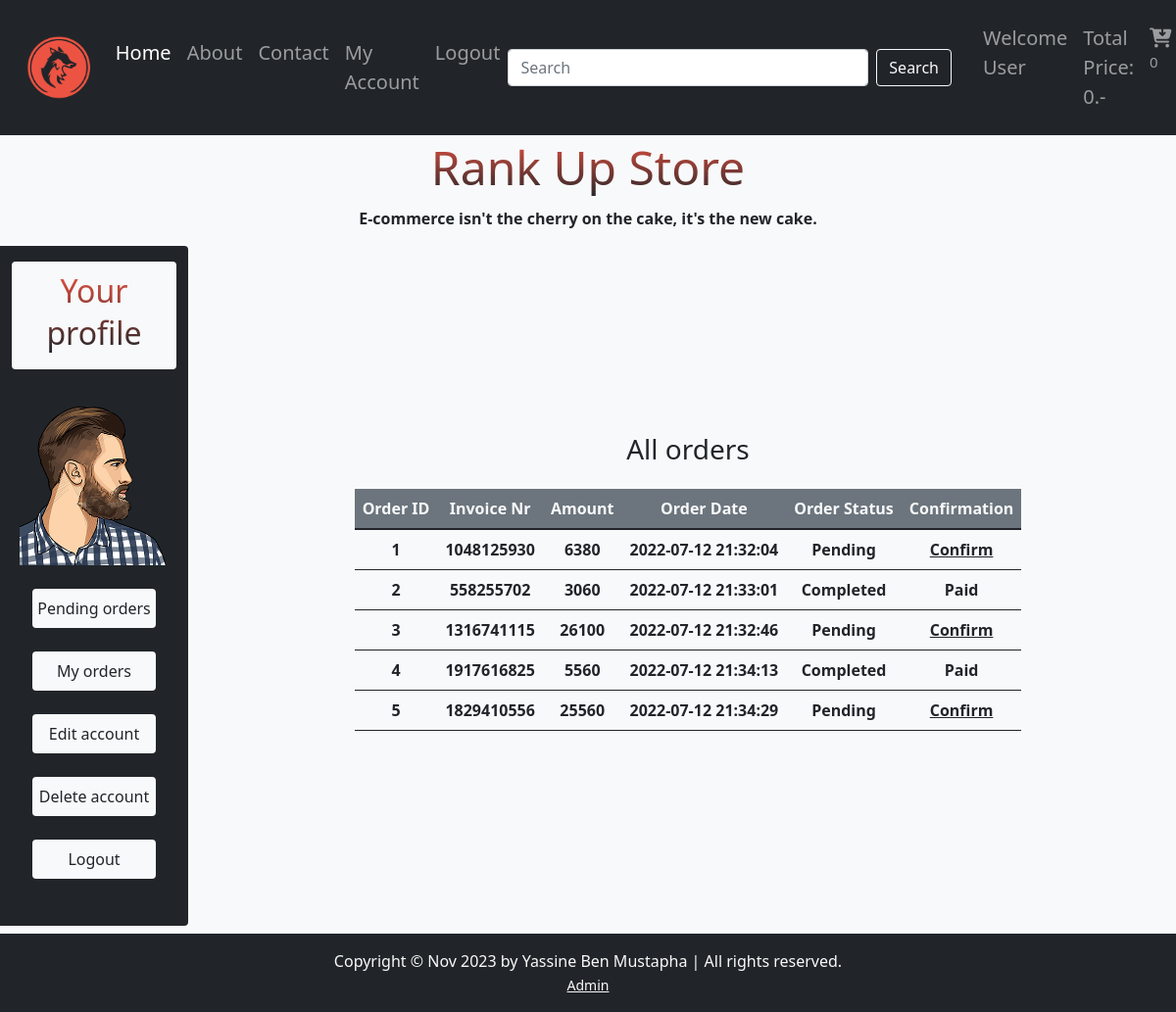
Page /user/profile.php?my_orders (signed in) on the committed database.
### tables this page shows
CREATE TABLE `users` (
  `user_id` int(11) NOT NULL,
  `user_name` varchar(255) NOT NULL,
  `user_email` text NOT NULL,
  `user_password` varchar(255) NOT NULL,
  `user_img` varchar(255) NOT NULL,
  `user_address` varchar(255) NOT NULL,
  `user_phone` int(11) NOT NULL,
  `ip_address` varchar(255) NOT NULL
);

CREATE TABLE `orders` (
  `order_id` int(11) NOT NULL,
  `user_id` int(11) NOT NULL,
  `amount` decimal(10,0) NOT NULL,
  `invoice_nr` int(11) NOT NULL,
  `total_products` int(11) NOT NULL,
  `order_date` timestamp NOT NULL DEFAULT current_timestamp() ON UPDATE current_timestamp(),
  `order_status` varchar(255) NOT NULL
);

### user/my_orders.php (the view)
<?php
   $username=$_SESSION['username'];
   $get_user="SELECT * FROM `users` WHERE user_name='$username'";
   $result=mysqli_query($con,$get_user);
   $row_fetch=mysqli_fetch_assoc($result);
   $user_id=$row_fetch['user_id'];
   ?>
   <h3>All orders</h3>
   <div class="table-responsive">
   <table class="table tabled-bordered border-dark mt-3 table-responsive">
      <thead class="bg-secondary text-light">
         <tr class="text-center">
            <th>Order ID</th>
            <th>Invoice Nr</th>
            <th>Amount</th>
            <th>Order Date</th>
            <th>Order Status</th>
            <th>Confirmation</th>
         </tr>
      </thead>
      <tbody class="fw-bold">
            <?php
            $get_details="SELECT * FROM `orders` WHERE user_id=$user_id";
            $result_details=mysqli_query($con,$get_details);
            while($row_order=mysqli_fetch_assoc($result_details)){
               $order_id=$row_order['order_id'];
               $amount=$row_order['amount'];
               $invoice_nr=$row_order['invoice_nr'];
               $order_date=$row_order['order_date'];
               $order_status=$row_order['order_status'];
               if($order_status=='pending'){
                  $order_status='Pending';
               }else{
                  $order_status='Completed';
               }
               echo "<tr class='text-center'>
                        <td>$order_id</td>
                        <td>$invoice_nr</td>
                        <td>$amount</td>
                        <td>$order_date</td>
                        <td>$order_status</td>";
                        ?>
                        <?php
                        if($order_status=='Completed'){
                           echo "<td>Paid</td>";
                        }else{
                           echo "<td><a href='confirm_payment.php?order_id=$order_id' class='text-dark'>Confirm</a></td>
                              </tr>";
                        }
            }
            ?>
      </tbody>
   </table>
   </div>

### user/profile.php (shortened to what this page needs)
<?php
include('../functions/functions.php');
include('../includes/header.php');
?>
<body>
   <div class="container-fluid text-light p-0">
      <nav class="navbar navbar-expand-lg navbar-dark bg-dark fs-5 text-light">
         <div class="container-fluid ms-2">
            <img src="../images/Rank Up Logo.png" alt="Rank Up Store Logo Without Title" class="logo">
            <div class="collapse navbar-collapse" id="navbarSupportedContent">
               <ul class="navbar-nav me-auto mb-2 mb-lg-0 ms-2">
                  <li class="nav-item">
                     <a class="nav-link active" aria-current="page" href="../index.php">Home</a>
                  </li>
                  <li class="nav-item">
                     <a class="nav-link" href="#">About</a>
                  </li>
                  <li class="nav-item">
                     <a class="nav-link" href="#">Contact</a>
                  </li>
                  <li class="nav-item">
                     <a class="nav-link" href="profile.php">My Account</a>
                  </li>
                  <?php
                     if(!isset($_SESSION['username'])){
                        echo "<li class='nav-item'>
                                 <a class='nav-link' href='user_login.php'>Login</a>
                              </li>";
                     }else{
                        echo "<li class='nav-item'>
                              <a class='nav-link' href='logout.php'>Logout</a>
                              </li>";
                     }
                  ?>
               </ul>
               <form class="d-flex mx-auto col-lg-5" action="../index.php" method="get">
                  <input class="form-control me-2" type="search" placeholder="Search" aria-label="Search" name="search_data">
                  <input type="submit" value="Search" class="btn btn-outline-light" name="product_data">
               </form>
               <nav class="navbar navbar-expand-lg navbar-dark bg-dark mx-4 fs-5">
                  <ul class="navbar-nav me-auto">
                  <?php
                     if(!isset($_SESSION['username'])){
                     echo "<li class='nav-item'>
                              <a class='nav-link' href='#'>Welcome Guest</a>
                           </li>";
                     }else{
                        echo "<li class='nav-item'>
                              <a class='nav-link' href='#'>Welcome ".$_SESSION['username']."</a>
                              </li>";
                     }
                  ?>
                     <li class="nav-item">
                        <a class="nav-link" href="#">Total Price: <?php cart_price(); ?>.-</a>
                     </li>
                     <li class="nav-item">
                        <a class="nav-link" href="../cart.php"><i class="fa-solid fa-cart-arrow-down"></i><sup><?php cart_item(); ?></sup></a>
                     </li>
                  </ul>
               </nav>
            </div>
         </div>
      </nav>
      <div class="text-dark fw-bold">
         <h1 class="text-center">Rank Up Store</h1>
         <p class="text-center">E-commerce isn't the cherry on the cake, it's the new cake.</p>
      </div>
         <div class="row text-dark">
         <div class="col-lg-2 bg-dark py-2 ps-4 mb-2 rounded col-md-4">
            <ul class="navbar-nav me-auto text-center mb-4">
               <li class="nav-item bg-light rounded mb-3 mt-2">
                  <a href="#" class="nav-link text-dark"><h2>Your profile</h2></a>
               </li>
               <?php
               $username=$_SESSION['username'];
               $user_image="SELECT * FROM `users` WHERE user_name='$username'";
               $user_image=mysqli_query($con,$user_image);
               $row_image=mysqli_fetch_array($user_image);
               $user_image=$row_image['user_img'];
               $default_image="../images/default.png";
               if (!empty($user_image)){
                  echo "<li class='nav-item mb-3 mt-2'>
                  <img src='user_images/$user_image' alt='' class='profile_img'>
                  </li>";
               }else{
                  echo "<li class='nav-item mb-3 mt-2'>
                        <img src='../images/$default_image' alt='' class='profile_img'>
                        </li>";
               }
               ?>
               <li class="nav-item bg-light rounded mb-3 mt-2 w-75 m-auto">
                  <a href="profile.php" class="nav-link text-dark">Pending orders</a>
               </li>
               <li class="nav-item bg-light rounded mb-3 mt-2 w-75 m-auto">
                  <a href="profile.php?my_orders" class="nav-link text-dark">My orders</a>
               </li>
               <li class="nav-item bg-light rounded mb-3 mt-2 w-75 m-auto">
                  <a href="profile.php?edit_account" class="nav-link text-dark">Edit account</a>
               </li>
               <li class="nav-item bg-light rounded mb-3 mt-2 w-75 m-auto">
                  <a href="profile.php?delete_account" class="nav-link text-dark">Delete account</a>
               </li>
               <li class="nav-item bg-light rounded mb-3 mt-2 w-75 m-auto">
                  <a href="logout.php" class="nav-link text-dark">Logout</a>
               </li>
            </ul>
      </div>
      <div class="col-lg-10 d-flex justify-content-center align-items-center flex-column col-md-8 table-responsive">
         <?php
         if(isset($_GET['my_orders'])){
            include('my_orders.php');
         }
         ?>
      </div>
   </div>
<?php
   include("../includes/footer.php")
?>

### css/style.css (style rules this page uses)
:root { --red:#ed5342; --black:#212529; --white:#f8f9fa; }
*,*:before,*:after { box-sizing: border-box; margin: 0; padding: 0; }
body { background: var(--white); overflow-x: hidden; }
.logo { width: 5%; }
@media (max-width: 1399px) { .logo { width: 7%; } }
h1 { line-height: normal !important; font-size:48px; font-size: 3rem; background: -webkit-linear-gradient(var(--red),var(--black)); background: linear-gradient(var(--red),var(--black)); -webkit-background-clip: text; -webkit-text-fill-color: transparent; }
h2 { line-height: normal !important; background: -webkit-linear-gradient(var(--red),var(--black)); background: linear-gradient(var(--red),var(--black)); -webkit-background-clip: text; -webkit-text-fill-color: transparent; }
.profile_img { width: 90%; height: 100%; margin: auto; -o-object-fit: contain; object-fit: contain; }

### rows in the picture
users: user_img (picture)
orders: order_id "1", invoice_nr "1048125930", amount "6380", order_date "2022-07-12 21:32:04", order_status "Pending"
orders: order_id "2", invoice_nr "558255702", amount "3060", order_date "2022-07-12 21:33:01", order_status "Completed", shows "Paid"
orders: order_id "3", invoice_nr "1316741115", amount "26100", order_date "2022-07-12 21:32:46", order_status "Pending"
orders: order_id "4", invoice_nr "1917616825", amount "5560", order_date "2022-07-12 21:34:13", order_status "Completed", shows "Paid"
orders: order_id "5", invoice_nr "1829410556", amount "25560", order_date "2022-07-12 21:34:29", order_status "Pending"

### other values in the picture
$_SESSION['username'] "User"
$total "0"
$row_num "0"
